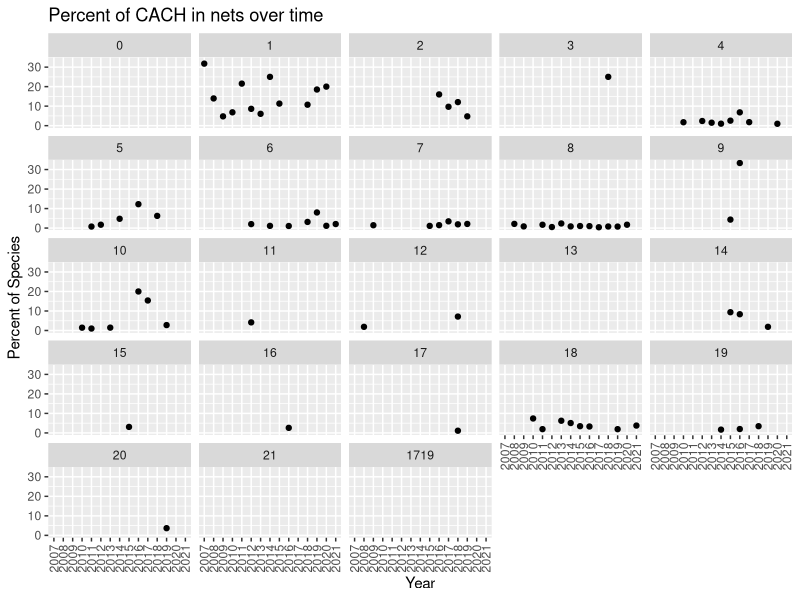
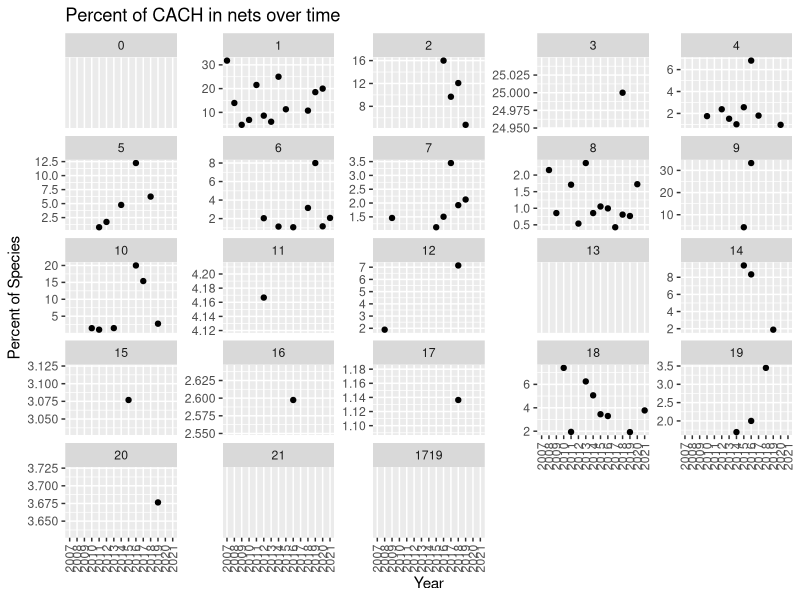
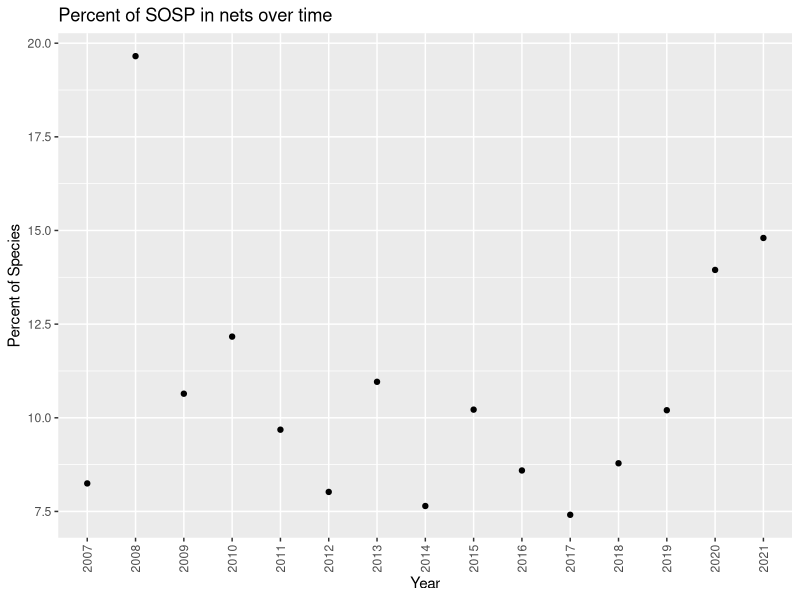
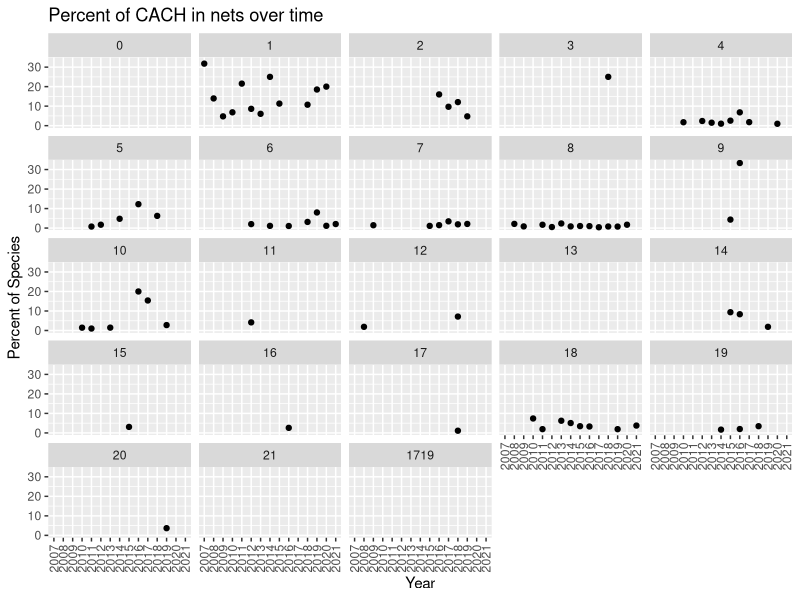
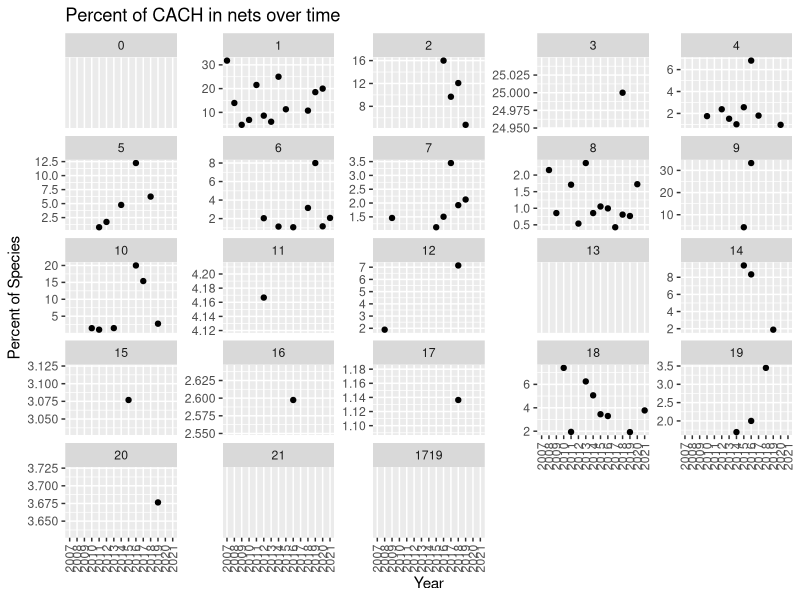

These figures' R source, in order:
## ---- chunk 1
knitr::opts_chunk$set(echo = TRUE)
library(tidyverse)
library(readxl)
library(lubridate)

# Note: **PPP** = "Potential problem point" in code if trying to run new data 
## ---- chunk 2
recap_data <- read_excel("All Recaps Dec 9 2021.xls") 
band_data <- read_excel("All bands Dec 9 2021.xls") %>% 
  rename(Net = `Net/box`)

all_data <- recap_data %>% 
  full_join(band_data)  %>% # join recap and band data 
  mutate(Time = str_split_fixed(Time, " ", 2)[,2]) %>% # only keep time (not [incorrect] date) **PPP**
  rename(banding_date = `Banding Date`, recapture_date = `Recapture Date`, how_captured = `How Captured`, band_number = `Band Number`, wing_chord = `Wing Chord`) %>%  # rename columns without spaces
  mutate(net_number = as.factor(as.numeric(Net)), Species = as.factor(Species)) %>% # only keep number for nets; change species to factor 
  mutate(obs_date = coalesce(recapture_date, banding_date)) %>% 
  mutate(obs_yr = format(obs_date, "%Y"))
 


## ---- chunk 3
birds_per_net <- all_data %>% 
  group_by(net_number) %>% 
  summarize(tot_birds= n()) #%>% # total number of birds caught in each net
  #filter(tot_birds > 1, !is.na(net_number)) # filter out only "real" nets **PPP** 

birds_per_net_per_year <- all_data %>% 
  mutate(obs_yr = format(obs_date, "%Y")) %>% 
  group_by(net_number, obs_yr) %>% 
  summarize(tot_birds= n()) #%>% # total number of birds caught in each net each year
  #filter(tot_birds > 1, !is.na(net_number)) # filter out only "real" nets **PPP** 

net_spec <- all_data %>% 
  group_by(net_number, Species) %>% 
  summarize(num_birds = n()) %>% 
  left_join(birds_per_net) %>% 
  mutate(perc_species = num_birds/tot_birds*100) 
net_spec

net_spec_yr <- all_data %>% 
  mutate(obs_yr = format(obs_date, "%Y")) %>% 
  group_by(net_number, Species, obs_yr) %>% 
  summarize(num_birds = n()) %>% 
  left_join(birds_per_net_per_year) %>% 
  mutate(perc_species = num_birds/tot_birds*100)
net_spec_yr

net_spec_export <- net_spec %>% select(-tot_birds)
net_spec_yr_export <- net_spec_yr %>% select(-tot_birds)


write_excel_csv(net_spec_export, file = paste(Sys.Date(), "_net_percSpecies", ".csv", sep = ""))
write_excel_csv(net_spec_yr_export, file = paste(Sys.Date(), "_net_percSpecies_yr", ".csv", sep =""))

## ---- chunk 4
bird = "CACH"
plot_export <- net_spec_yr %>% 
  filter(Species == bird, net_number !=1719) %>% 
  ggplot(aes(x = obs_yr, y = perc_species))+ 
  geom_point()+
  facet_wrap(~net_number, drop = FALSE) + 
  labs(y = "Percent of Species", x = "Year", title = paste("Percent of", bird, "in nets over time"))+
  theme(axis.text.x = element_text(angle = 90, vjust = 0.5, hjust=1))
plot_export

plot_export_freey <- net_spec_yr %>% 
  filter(Species == bird, net_number !=1719) %>% 
  ggplot(aes(x = obs_yr, y = perc_species))+ 
  geom_point()+
  facet_wrap(~net_number, drop = FALSE, scales = "free_y") + 
  labs(y = "Percent of Species", x = "Year", title = paste("Percent of", bird, "in nets over time"))+
  theme(axis.text.x = element_text(angle = 90, vjust = 0.5, hjust=1))
plot_export_freey

ggsave("plot_example.pdf", plot = plot_export, width = 15, height = 10)
ggsave("plot_example_freey.pdf", plot = plot_export_freey, width = 15, height = 10)
## ---- chunk 5
birds_per_year_all_nets <- all_data %>% 
  mutate(obs_yr = format(obs_date, "%Y")) %>% 
  group_by(obs_yr) %>% 
  summarize(tot_birds= n()) #%>% # total number of birds caught in each net

all_nets <- all_data %>% 
  mutate(obs_yr = format(obs_date, "%Y")) %>% 
  group_by(obs_yr, Species) %>% 
  summarize(num_birds =n()) %>% 
  left_join(birds_per_year_all_nets) %>% 
  mutate(perc_species = num_birds/tot_birds*100) 

plot_export_allNets <- all_nets %>% 
  filter(Species == "SOSP") %>% 
  ggplot(aes(x = obs_yr, y = perc_species))+ 
  geom_point()+
  labs(y = "Percent of Species", x = "Year", title = "Percent of SOSP in nets over time")+
  theme(axis.text.x = element_text(angle = 90, vjust = 0.5, hjust=1))
plot_export_allNets
